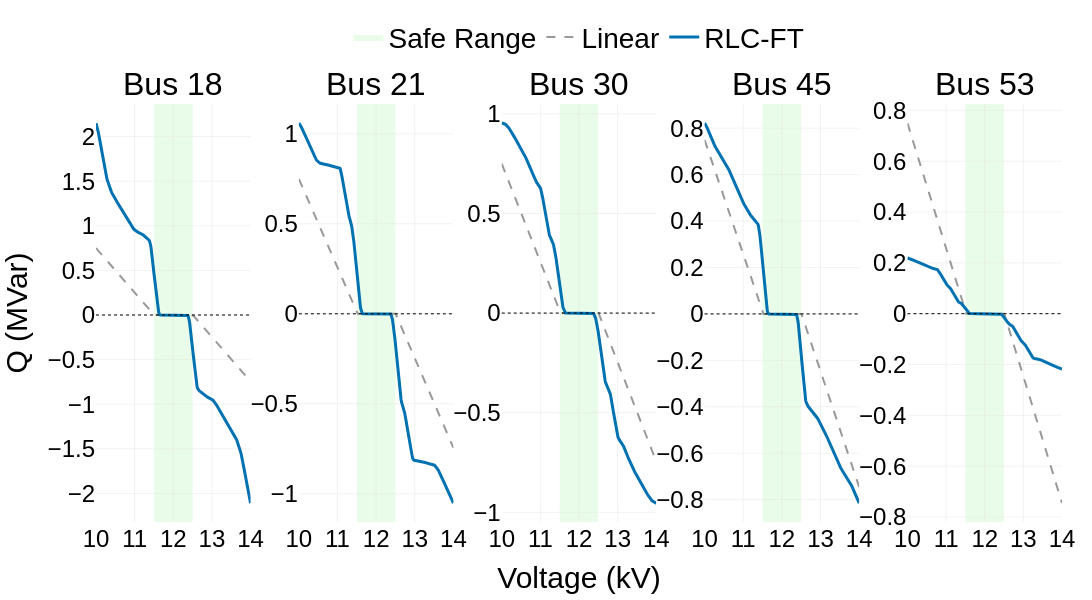

Notebook code for this chart:
### Code cell
# plot policy
def enhanced_policy_plot(policy_net, topology):
    """
    Enhanced policy visualization with consistent styling with trajectory plot
    Plots are arranged horizontally (1×5 layout)
    
    Args:
        policy_net: The policy network models for different buses
        topology: The power system topology indicator
        
    Returns:
        fig: Plotly figure object with enhanced styling
    """
    # Create 1×5 subplot layout (horizontal arrangement)
    fig = make_subplots(
        rows=1, cols=5,
        subplot_titles=['Bus 18', 'Bus 21', 'Bus 30', 'Bus 45', 'Bus 53'],
        horizontal_spacing=0.05  # Reduce spacing between subplots
    )
    for annotation in fig.layout.annotations:
        annotation.font.size = NATURE_CONFIG["font_title"]
        annotation.font.family = "Arial"
    
    # Use consistent color scheme with trajectory plot
    method_colors = {
        'RLC-FT': '#0072B2',  # Deep blue
        'Linear': '#999999'   # Gray
    }
    
    # Line styles and widths
    line_width = {
        'RLC-FT': 3,
        'Linear': 2
    }
    
    N = 400
    x_vals = np.linspace(10, 14, N)
    
    # Adjusted safe voltage range
    safe_range = [11.5, 12.5]  # Adjusted per requirements
    
    # Store all traces to ensure correct rendering order
    all_traces = {i: {'background': [], 'lines': []} for i in range(5)}
    
    # Create subplots for each bus
    bus_indices = [0, 1, 2, 3, 4]
    for idx, i in enumerate(bus_indices):
        # In horizontal layout, all plots are in row 1, column is the index+1
        row = 1
        col = idx + 1
        
        baseline_vals = []
        policy_vals = []
        
        # Calculate output values
        for j in range(N):
            state_val = 0.80 + 0.001 * j
            base = np.maximum(state_val - 1.05, 0) - np.maximum(0.95 - state_val, 0)
            baseline_vals.append(-base)
            
            state_tensor = torch.tensor([[state_val]])
            action_tensor = policy_net[i](state_tensor, topology)
            policy_vals.append( -action_tensor[0].detach().item() )

        baseline_vals = np.array(baseline_vals)
        
        # Apply PCHIP smoothing for better curve appearance
        window_size = 20
        policy_vals_smoothed = moving_average(policy_vals, n=window_size)

        
        # Scale linear values for consistency
        baseline_vals_scaled = 5 * baseline_vals
        
        # Add safe voltage range area
        fig.add_shape(
            type="rect",
            x0=safe_range[0], 
            x1=safe_range[1], 
            y0=-10,  # Using very wide y-range
            y1=10,   # that will be auto-scaled later
            fillcolor="rgba(144, 238, 144, 0.2)",
            line=dict(width=0),
            layer="below",
            row=row, col=col
        )
        
        # Add Safe Range to legend (only in first subplot)
        if idx == 0:
            all_traces[idx]['background'].append(
                go.Scatter(
                    x=[None], y=[None],
                    mode='lines',
                    fill='toself',
                    fillcolor="rgba(144, 238, 144, 0.2)",
                    line=dict(width=0),
                    name="Safe Range",
                    showlegend=True
                )
            )
        
        # Add zero line for reference
        fig.add_hline(
            y=0,
            line=dict(color="black", width=1, dash="dot"),
            row=row, col=col
        )
        
        # Add Linear and RLC-FT curves
        all_traces[idx]['lines'].append(
            go.Scatter(
                x=x_vals,
                y=baseline_vals_scaled,
                mode='lines',
                name='Linear',
                line=dict(
                    dash='dash', 
                    color=method_colors['Linear'],
                    width=line_width['Linear']
                ),
                showlegend=(idx == 0)
            )
        )

        all_traces[idx]['lines'].append(
            go.Scatter(
                x=x_vals,
                y=policy_vals_smoothed,
                mode='lines',
                name='RLC-FT',
                line=dict(
                    color=method_colors['RLC-FT'],
                    width=line_width['RLC-FT']
                ),
                showlegend=(idx == 0)
            )
        )
        
        # Calculate y-axis range based on data
        y_min = min(min(baseline_vals_scaled), min(policy_vals_smoothed)) * 1.1
        y_max = max(max(baseline_vals_scaled), max(policy_vals_smoothed)) * 1.1
        
        # Set axis styles
        fig.update_xaxes(
            title_text="Voltage (kV)" if col == 3 else None,  # Only middle plot gets x-axis title
            title_font=dict(size=NATURE_CONFIG['font_axis_title']+2),
            tickfont=dict(size=NATURE_CONFIG['font_axis']),
            range=[10, 14],
            showgrid=True,
            gridwidth=0.5,
            gridcolor='#E5E5E5',
            zeroline=False,
            row=row, col=col
        )
        
        # Set y-axis styles
        fig.update_yaxes(
            title_text="Q (MVar)" if col == 1 else None,
            title_font=dict(size=NATURE_CONFIG['font_axis_title']+2),
            tickfont=dict(size=NATURE_CONFIG['font_axis']),
            range=[y_min, y_max],  # Dynamically scale y-axis for each subplot
            showgrid=True,
            gridwidth=0.5,
            gridcolor='#E5E5E5',
            zeroline=False,
            row=row, col=col
        )
    
    # Add all traces in the correct order
    for idx in range(5):
        row = 1  # All in row 1 for horizontal layout
        col = idx + 1
        
        # Add background elements first
        for trace in all_traces[idx]['background']:
            fig.add_trace(trace, row=row, col=col)
        
        # Add lines next
        for trace in all_traces[idx]['lines']:
            fig.add_trace(trace, row=row, col=col)

    # Overall layout settings - adjust width/height for horizontal layout
    fig.update_layout(
        font=dict(family='Arial', size=NATURE_CONFIG['font_base'], color='black'),
        width=NATURE_CONFIG['width'],  # Wider for horizontal layout
        height=600,  # Lower height
        margin=dict(l=60, r=30, t=100, b=60),
        legend=dict(
            orientation="h",
            yanchor="bottom",
            y=1.10,
            xanchor="center",
            x=0.5,
            bgcolor='rgba(255,255,255,0.8)',
            font=dict(size=NATURE_CONFIG['font_legend']),
        ),
        plot_bgcolor='white',
        paper_bgcolor='white'
    )


    # Configure export settings for better PDF quality
    # import plotly.io as pio
    # pio.kaleido.scope.mathjax = None
    
    # Save high-resolution images
    output_path = os.path.join(Config.data_path, 'images', '56bus', 'enhanced_policy_plot.svg')
    fig.write_image(output_path, scale=2)
    
    # Also save PNG version
    fig.write_image(os.path.join(Config.data_path, 'images', '56bus', 'enhanced_policy_plot.png'), scale=2)
    
    # Display the plot
    fig.show()
    
    return fig

fig = enhanced_policy_plot(agent_policy_net, topology)

### Figure 1 — Plotly figure (JSON) as saved in the notebook; plotly's stock layout.template omitted (floating-point values rounded to 4 significant figures; data arrays with more than 128 entries replaced by an {"elided": "..."} marker saying what was removed)
{"data": [{"fill": "toself", "fillcolor": "rgba(144, 238, 144, 0.2)", "line": {"width": 0}, "mode": "lines", "name": "Safe Range", "showlegend": true, "type": "scatter", "x": [null], "xaxis": "x", "y": [null], "yaxis": "y"}, {"line": {"color": "#999999", "dash": "dash", "width": 2}, "mode": "lines", "name": "Linear", "showlegend": true, "type": "scatter", "x": {"elided": "400 float values"}, "xaxis": "x", "y": {"elided": "400 float values"}, "yaxis": "y"}, {"line": {"color": "#0072B2", "width": 3}, "mode": "lines", "name": "RLC-FT", "showlegend": true, "type": "scatter", "x": {"elided": "400 float values"}, "xaxis": "x", "y": {"elided": "400 float values"}, "yaxis": "y"}, {"line": {"color": "#999999", "dash": "dash", "width": 2}, "mode": "lines", "name": "Linear", "showlegend": false, "type": "scatter", "x": {"elided": "400 float values"}, "xaxis": "x2", "y": {"elided": "400 float values"}, "yaxis": "y2"}, {"line": {"color": "#0072B2", "width": 3}, "mode": "lines", "name": "RLC-FT", "showlegend": false, "type": "scatter", "x": {"elided": "400 float values"}, "xaxis": "x2", "y": {"elided": "400 float values"}, "yaxis": "y2"}, {"line": {"color": "#999999", "dash": "dash", "width": 2}, "mode": "lines", "name": "Linear", "showlegend": false, "type": "scatter", "x": {"elided": "400 float values"}, "xaxis": "x3", "y": {"elided": "400 float values"}, "yaxis": "y3"}, {"line": {"color": "#0072B2", "width": 3}, "mode": "lines", "name": "RLC-FT", "showlegend": false, "type": "scatter", "x": {"elided": "400 float values"}, "xaxis": "x3", "y": {"elided": "400 float values"}, "yaxis": "y3"}, {"line": {"color": "#999999", "dash": "dash", "width": 2}, "mode": "lines", "name": "Linear", "showlegend": false, "type": "scatter", "x": {"elided": "400 float values"}, "xaxis": "x4", "y": {"elided": "400 float values"}, "yaxis": "y4"}, {"line": {"color": "#0072B2", "width": 3}, "mode": "lines", "name": "RLC-FT", "showlegend": false, "type": "scatter", "x": {"elided": "400 float values"}, "xaxis": "x4", "y": {"elided": "400 float values"}, "yaxis": "y4"}, {"line": {"color": "#999999", "dash": "dash", "width": 2}, "mode": "lines", "name": "Linear", "showlegend": false, "type": "scatter", "x": {"elided": "400 float values"}, "xaxis": "x5", "y": {"elided": "400 float values"}, "yaxis": "y5"}, {"line": {"color": "#0072B2", "width": 3}, "mode": "lines", "name": "RLC-FT", "showlegend": false, "type": "scatter", "x": {"elided": "400 float values"}, "xaxis": "x5", "y": {"elided": "400 float values"}, "yaxis": "y5"}], "layout": {"annotations": [{"font": {"family": "Arial", "size": 32}, "showarrow": false, "text": "Bus 18", "x": 0.08, "xanchor": "center", "xref": "paper", "y": 1, "yanchor": "bottom", "yref": "paper"}, {"font": {"family": "Arial", "size": 32}, "showarrow": false, "text": "Bus 21", "x": 0.29, "xanchor": "center", "xref": "paper", "y": 1, "yanchor": "bottom", "yref": "paper"}, {"font": {"family": "Arial", "size": 32}, "showarrow": false, "text": "Bus 30", "x": 0.5, "xanchor": "center", "xref": "paper", "y": 1, "yanchor": "bottom", "yref": "paper"}, {"font": {"family": "Arial", "size": 32}, "showarrow": false, "text": "Bus 45", "x": 0.71, "xanchor": "center", "xref": "paper", "y": 1, "yanchor": "bottom", "yref": "paper"}, {"font": {"family": "Arial", "size": 32}, "showarrow": false, "text": "Bus 53", "x": 0.92, "xanchor": "center", "xref": "paper", "y": 1, "yanchor": "bottom", "yref": "paper"}], "font": {"color": "black", "family": "Arial", "size": 28}, "height": 600, "legend": {"bgcolor": "rgba(255,255,255,0.8)", "font": {"size": 28}, "orientation": "h", "x": 0.5, "xanchor": "center", "y": 1.1, "yanchor": "bottom"}, "margin": {"b": 60, "l": 60, "r": 30, "t": 100}, "paper_bgcolor": "white", "plot_bgcolor": "white", "shapes": [{"fillcolor": "rgba(144, 238, 144, 0.2)", "layer": "below", "line": {"width": 0}, "type": "rect", "x0": 11.5, "x1": 12.5, "xref": "x", "y0": -10, "y1": 10, "yref": "y"}, {"line": {"color": "black", "dash": "dot", "width": 1}, "type": "line", "x0": 0, "x1": 1, "xref": "x domain", "y0": 0, "y1": 0, "yref": "y"}, {"fillcolor": "rgba(144, 238, 144, 0.2)", "layer": "below", "line": {"width": 0}, "type": "rect", "x0": 11.5, "x1": 12.5, "xref": "x2", "y0": -10, "y1": 10, "yref": "y2"}, {"line": {"color": "black", "dash": "dot", "width": 1}, "type": "line", "x0": 0, "x1": 1, "xref": "x2 domain", "y0": 0, "y1": 0, "yref": "y2"}, {"fillcolor": "rgba(144, 238, 144, 0.2)", "layer": "below", "line": {"width": 0}, "type": "rect", "x0": 11.5, "x1": 12.5, "xref": "x3", "y0": -10, "y1": 10, "yref": "y3"}, {"line": {"color": "black", "dash": "dot", "width": 1}, "type": "line", "x0": 0, "x1": 1, "xref": "x3 domain", "y0": 0, "y1": 0, "yref": "y3"}, {"fillcolor": "rgba(144, 238, 144, 0.2)", "layer": "below", "line": {"width": 0}, "type": "rect", "x0": 11.5, "x1": 12.5, "xref": "x4", "y0": -10, "y1": 10, "yref": "y4"}, {"line": {"color": "black", "dash": "dot", "width": 1}, "type": "line", "x0": 0, "x1": 1, "xref": "x4 domain", "y0": 0, "y1": 0, "yref": "y4"}, {"fillcolor": "rgba(144, 238, 144, 0.2)", "layer": "below", "line": {"width": 0}, "type": "rect", "x0": 11.5, "x1": 12.5, "xref": "x5", "y0": -10, "y1": 10, "yref": "y5"}, {"line": {"color": "black", "dash": "dot", "width": 1}, "type": "line", "x0": 0, "x1": 1, "xref": "x5 domain", "y0": 0, "y1": 0, "yref": "y5"}], "width": 1800, "xaxis": {"anchor": "y", "domain": [0, 0.16], "gridcolor": "#E5E5E5", "gridwidth": 0.5, "range": [10, 14], "showgrid": true, "tickfont": {"size": 24}, "title": {"font": {"size": 30}}, "zeroline": false}, "xaxis2": {"anchor": "y2", "domain": [0.21, 0.37], "gridcolor": "#E5E5E5", "gridwidth": 0.5, "range": [10, 14], "showgrid": true, "tickfont": {"size": 24}, "title": {"font": {"size": 30}}, "zeroline": false}, "xaxis3": {"anchor": "y3", "domain": [0.42, 0.58], "gridcolor": "#E5E5E5", "gridwidth": 0.5, "range": [10, 14], "showgrid": true, "tickfont": {"size": 24}, "title": {"font": {"size": 30}, "text": "Voltage (kV)"}, "zeroline": false}, "xaxis4": {"anchor": "y4", "domain": [0.63, 0.79], "gridcolor": "#E5E5E5", "gridwidth": 0.5, "range": [10, 14], "showgrid": true, "tickfont": {"size": 24}, "title": {"font": {"size": 30}}, "zeroline": false}, "xaxis5": {"anchor": "y5", "domain": [0.84, 1], "gridcolor": "#E5E5E5", "gridwidth": 0.5, "range": [10, 14], "showgrid": true, "tickfont": {"size": 24}, "title": {"font": {"size": 30}}, "zeroline": false}, "yaxis": {"anchor": "x", "domain": [0, 1], "gridcolor": "#E5E5E5", "gridwidth": 0.5, "range": [-2.321, 2.365], "showgrid": true, "tickfont": {"size": 24}, "title": {"font": {"size": 30}, "text": "Q (MVar)"}, "zeroline": false}, "yaxis2": {"anchor": "x2", "domain": [0, 1], "gridcolor": "#E5E5E5", "gridwidth": 0.5, "range": [-1.157, 1.166], "showgrid": true, "tickfont": {"size": 24}, "title": {"font": {"size": 30}}, "zeroline": false}, "yaxis3": {"anchor": "x3", "domain": [0, 1], "gridcolor": "#E5E5E5", "gridwidth": 0.5, "range": [-1.049, 1.049], "showgrid": true, "tickfont": {"size": 24}, "title": {"font": {"size": 30}}, "zeroline": false}, "yaxis4": {"anchor": "x4", "domain": [0, 1], "gridcolor": "#E5E5E5", "gridwidth": 0.5, "range": [-0.8963, 0.9041], "showgrid": true, "tickfont": {"size": 24}, "title": {"font": {"size": 30}}, "zeroline": false}, "yaxis5": {"anchor": "x5", "domain": [0, 1], "gridcolor": "#E5E5E5", "gridwidth": 0.5, "range": [-0.8195, 0.825], "showgrid": true, "tickfont": {"size": 24}, "title": {"font": {"size": 30}}, "zeroline": false}}}
